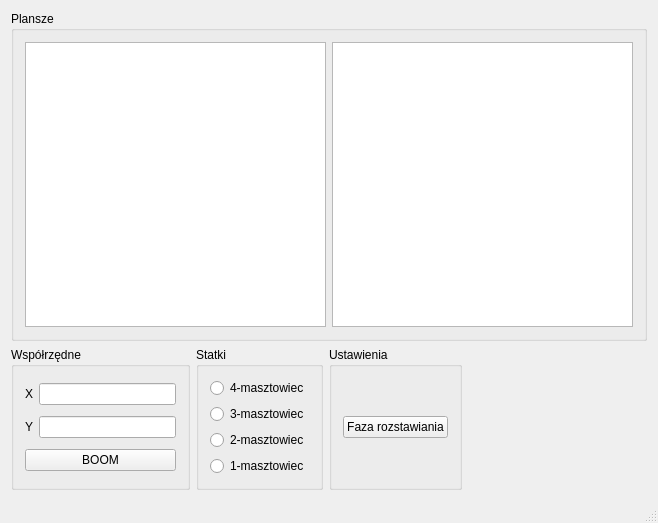
<?xml version="1.0" encoding="UTF-8"?>
<ui version="4.0">
 <class>statki</class>
 <widget class="QMainWindow" name="statki">
  <property name="geometry">
   <rect>
    <x>0</x>
    <y>0</y>
    <width>658</width>
    <height>523</height>
   </rect>
  </property>
  <property name="minimumSize">
   <size>
    <width>658</width>
    <height>523</height>
   </size>
  </property>
  <property name="maximumSize">
   <size>
    <width>658</width>
    <height>523</height>
   </size>
  </property>
  <property name="windowTitle">
   <string>statki</string>
  </property>
  <widget class="QWidget" name="centralWidget">
   <layout class="QGridLayout" name="gridLayout_5">
    <item row="0" column="0" colspan="4">
     <widget class="QGroupBox" name="gb_plansz">
      <property name="title">
       <string>Plansze</string>
      </property>
      <layout class="QGridLayout" name="gridLayout">
       <item row="0" column="0">
        <widget class="QTableWidget" name="plansza_1">
         <property name="editTriggers">
          <set>QAbstractItemView::NoEditTriggers</set>
         </property>
         <attribute name="horizontalHeaderHighlightSections">
          <bool>false</bool>
         </attribute>
         <attribute name="verticalHeaderHighlightSections">
          <bool>false</bool>
         </attribute>
         <attribute name="horizontalHeaderHighlightSections">
          <bool>false</bool>
         </attribute>
         <attribute name="verticalHeaderHighlightSections">
          <bool>false</bool>
         </attribute>
        </widget>
       </item>
       <item row="0" column="1">
        <widget class="QTableWidget" name="plansza_2">
         <property name="editTriggers">
          <set>QAbstractItemView::NoEditTriggers</set>
         </property>
         <property name="alternatingRowColors">
          <bool>false</bool>
         </property>
         <attribute name="horizontalHeaderHighlightSections">
          <bool>false</bool>
         </attribute>
         <attribute name="verticalHeaderHighlightSections">
          <bool>false</bool>
         </attribute>
         <attribute name="horizontalHeaderHighlightSections">
          <bool>false</bool>
         </attribute>
         <attribute name="verticalHeaderHighlightSections">
          <bool>false</bool>
         </attribute>
        </widget>
       </item>
      </layout>
     </widget>
    </item>
    <item row="1" column="0">
     <widget class="QGroupBox" name="gb_wspol">
      <property name="title">
       <string>Współrzędne</string>
      </property>
      <layout class="QGridLayout" name="gridLayout_3">
       <item row="0" column="0">
        <widget class="QLabel" name="l_x">
         <property name="text">
          <string>X</string>
         </property>
        </widget>
       </item>
       <item row="0" column="1">
        <widget class="QLineEdit" name="lineEdit"/>
       </item>
       <item row="1" column="0">
        <widget class="QLabel" name="label_2">
         <property name="text">
          <string>Y</string>
         </property>
        </widget>
       </item>
       <item row="1" column="1">
        <widget class="QLineEdit" name="lineEdit_2"/>
       </item>
       <item row="2" column="0" colspan="2">
        <widget class="QPushButton" name="pb_strzelaj">
         <property name="text">
          <string>BOOM</string>
         </property>
        </widget>
       </item>
      </layout>
     </widget>
    </item>
    <item row="1" column="1">
     <widget class="QGroupBox" name="gb_stat">
      <property name="title">
       <string>Statki</string>
      </property>
      <layout class="QGridLayout" name="gridLayout_2">
       <item row="0" column="0">
        <widget class="QRadioButton" name="rb_4">
         <property name="text">
          <string>4-masztowiec</string>
         </property>
        </widget>
       </item>
       <item row="1" column="0">
        <widget class="QRadioButton" name="rb_3">
         <property name="text">
          <string>3-masztowiec</string>
         </property>
        </widget>
       </item>
       <item row="2" column="0">
        <widget class="QRadioButton" name="rb_2">
         <property name="text">
          <string>2-masztowiec</string>
         </property>
        </widget>
       </item>
       <item row="3" column="0">
        <widget class="QRadioButton" name="rb_1">
         <property name="text">
          <string>1-masztowiec</string>
         </property>
        </widget>
       </item>
      </layout>
     </widget>
    </item>
    <item row="1" column="2">
     <widget class="QGroupBox" name="gb_usta">
      <property name="title">
       <string>Ustawienia</string>
      </property>
      <layout class="QGridLayout" name="gridLayout_4">
       <item row="0" column="0">
        <widget class="QPushButton" name="pb_start">
         <property name="text">
          <string>Faza rozstawiania</string>
         </property>
        </widget>
       </item>
      </layout>
     </widget>
    </item>
    <item row="1" column="3">
     <spacer name="horizontalSpacer">
      <property name="orientation">
       <enum>Qt::Horizontal</enum>
      </property>
      <property name="sizeHint" stdset="0">
       <size>
        <width>40</width>
        <height>20</height>
       </size>
      </property>
     </spacer>
    </item>
   </layout>
  </widget>
  <widget class="QMenuBar" name="menuBar">
   <property name="geometry">
    <rect>
     <x>0</x>
     <y>0</y>
     <width>658</width>
     <height>27</height>
    </rect>
   </property>
  </widget>
  <widget class="QStatusBar" name="statusBar"/>
 </widget>
 <layoutdefault spacing="6" margin="11"/>
 <resources/>
 <connections/>
</ui>
